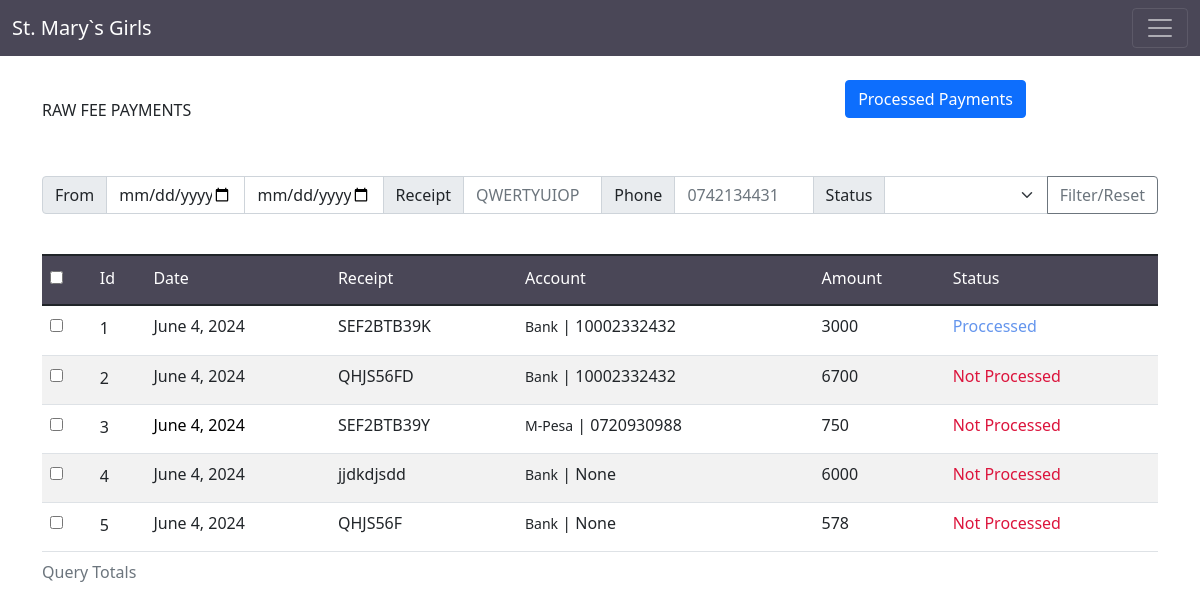
The app's page /Finance/RawFeePayments/ with its own data.
### Finance/models.py (models this page shows, shortened)
class RawFeePayment(models.Model):
    receipt = models.CharField(max_length=100, unique=True)
    adm_no = models.CharField(max_length=10, null=True)
    amount = models.PositiveIntegerField()
    mode = models.CharField(max_length=10)
    account = models.CharField(max_length=100, null=True)
    msdn = models.CharField(max_length=15, null=True)
    processed_at = models.CharField(max_length=100)
    date = models.DateField(auto_now=True)
    status = models.BooleanField(default=False)

### Finance/views.py (the view, shortened to what this page needs)
# urls.py: path('RawFeePayments/', RawFeePayments.as_view(), name='raw-fee-payments'),
class RawFeePayments(TemplateView):
    template_name = 'Finance/raw_fee_payments.html'
    def get_context_data(self, *args, **kwargs):
        context = super().get_context_data(**kwargs)
        payments = RawFeePayment.objects.all().order_by('-id')
        context['transactions'] = payments
        return context

### Supervisor/templatetags/supervisor_filters.py (called while the page is built)
@register.simple_tag
def get_term():
    term = CurrentTerm.objects.all().first()
    if term:
        return str(term.term) + ' - ' +str(term.term.year)
    else:
        return 'Set Current Term'

### Term/models.py (called while the page is built)
    def __str__(self):
        return str(self.term)

### Finance/templates/Finance/raw_fee_payments.html (shortened to what this page needs)
{% extends 'Supervisor/base.html' %}
{% load custom_filters %}
{% block content %}
<br><br><br><br>
<div class="container">
    <h6>RAW FEE PAYMENTS</h6>
    <br><br>
    <a href="{% url 'processed-fee-payments' %}"><button id="downloadPdf" class="btn btn-primary" style="position: fixed; right: 14.5%;top: 10%;">Processed Payments</button></a>
    <form  method="post">
       <div class="input-group mb-3">
        <span class="input-group-text">From</span>
            <input type="date" class="form-control" pattern="" name="from" placeholder="01/12/2023" aria-label="Recipient's username" aria-describedby="button-addon2">
            <input type="date" class="form-control" pattern="" name="to" placeholder="01/12/2023" aria-label="Recipient's username" aria-describedby="button-addon2">
            <span class="input-group-text">Receipt</span>
            <input type="text" class="form-control" name="receipt" placeholder="QWERTYUIOP" aria-label="Recipient's username" aria-describedby="button-addon2">
            <span class="input-group-text">Phone</span>
            <input type="text" class="form-control" name="phone" placeholder="0742134431" aria-label="Recipient's username" aria-describedby="button-addon2">
            <span class="input-group-text">Status</span>
            <select class="form-select" id="roleSelect" aria-label="Default select example" name="status" >
              <option ></option>
              <option value='True'>Processed</option>
          </select>
            <button class="btn btn-outline-secondary" >Filter/Reset</button>
       </div>
        </form>
        <br>
        {% if not nun %}
<table class="table">
  <caption>Query Totals {{ totals }}</caption>
    <thead>
      <tr>
        <th><h6><input type="checkbox"></h6></th>
        <th><h6>Id</h6></th>
         <th><h6>Date</h6></th>
        <th><h6>Receipt</h6></th>
        <th><h6>Account</h6></th>
        <th><h6>Amount</h6></th>
        <th><h6>Status</h6></th>
      </tr>
    </thead>
    <tbody>
      {% for payment in transactions %}
        {% if payment.mode == 'Bank' %}
            <tr>
                <td><input type="checkbox"></td>
                <td><a ><h6>{{ forloop.counter }}</h6></a></td>
                <td>{{ payment.date }}</td>
                <td><a >{{ payment.receipt }}</a></td>
                <td><small>{{ payment.mode }}</small> | {{ payment.account }}</td>
                <td>{{ payment.amount }}</td>
                {% if payment.status %}
                  <td style="color: cornflowerblue;">Proccessed</td>
                {% else %}
                  <td style="color: crimson;">Not Processed</td>
                {% endif %}
              </tr>
        {% else %}
        <tr>
            <td><input type="checkbox"></td>
            <td><a ><h6>{{ forloop.counter }}</h6></a></td>
            <td><a href="{% url 'manage-fee-payment' payment.id %}">{{ payment.date }}</a></td>
            <td>{{ payment.receipt }}</td>
            <td><small>M-Pesa</small> | {{ payment.msdn }}</td>
            <td>{{ payment.amount }}</td>
            {% if payment.status %}
                  <td style="color: cornflowerblue;">Proccessed</td>
                {% else %}
                  <td style="color: crimson;">Not Processed</td>
                {% endif %}
          </tr>
          {% endif %}
      {% endfor %}
    </tbody>
 </table>
 {% endif %}
 </div>
 {% endblock %}

### Users/static/Users/styles.css (style rules this page uses)
* { padding: 0; margin: 0; }
.table { padding:30px; }
table th { font-weight: bolder; font-size: 28px !important; padding-left: 20px; margin-top:10px; background-color:rgba(29, 25, 46, .8) !important; color: rgb(255, 255, 255); font-family: 'Segoe UI', Tahoma, Geneva, Verdana, sans-serif !important; }
tr:nth-child(even) { background-color: #f2f2f2; }

### SubjectList/static/SubjectList/SubjectLiist.css (style rules this page uses)
.upcoming-classes-view p,a { text-decoration:none; color:black ; padding:0px; margin:0px; }
.exam-card p,h6 { padding-top: 5px; }

### records on screen
RawFeePayment: date "June 4, 2024", receipt "SEF2BTB39K", mode "Bank", account "10002332432", amount "3000", status "Proccessed"
RawFeePayment: date "June 4, 2024", receipt "QHJS56FD", mode "Bank", account "10002332432", amount "6700", status "Not Processed"
RawFeePayment: date "June 4, 2024", receipt "SEF2BTB39Y", msdn "0720930988", amount "750", status "Not Processed"
RawFeePayment: date "June 4, 2024", receipt "jjdkdjsdd", mode "Bank", account "None", amount "6000", status "Not Processed"
RawFeePayment: date "June 4, 2024", receipt "QHJS56F", mode "Bank", account "None", amount "578", status "Not Processed"
